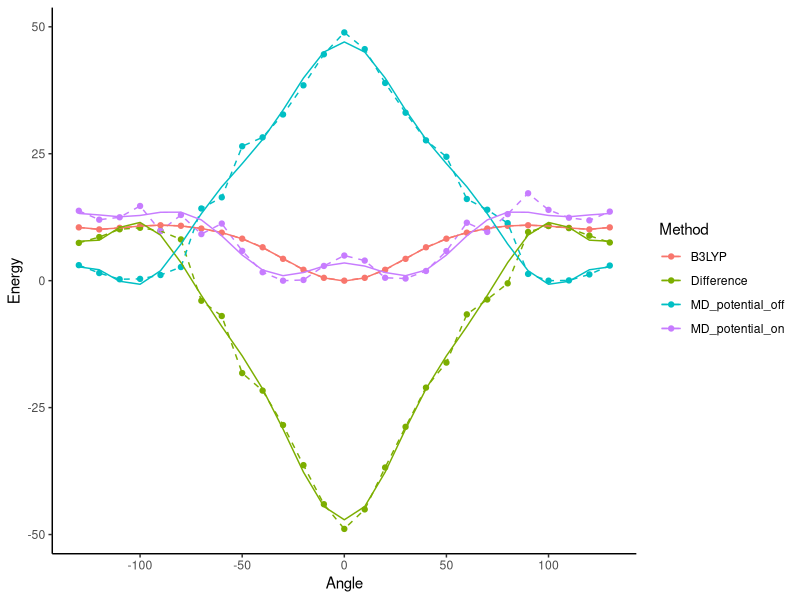
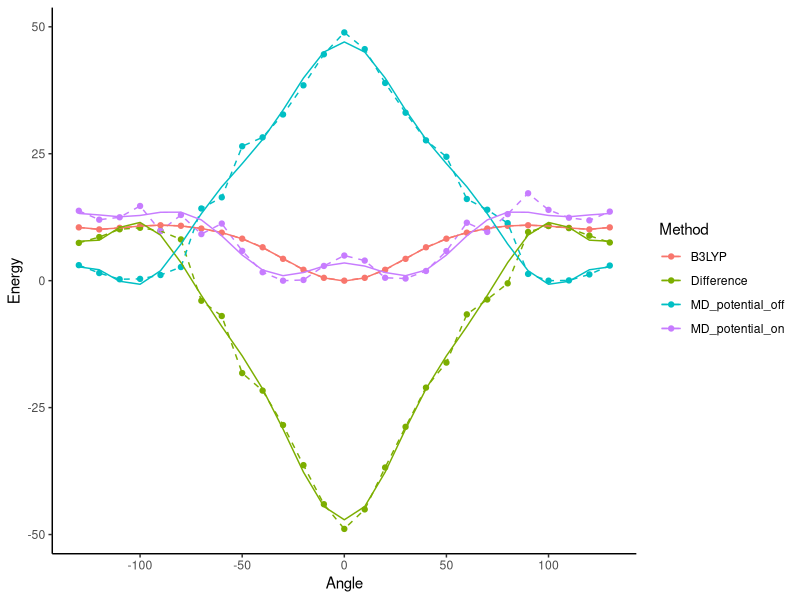
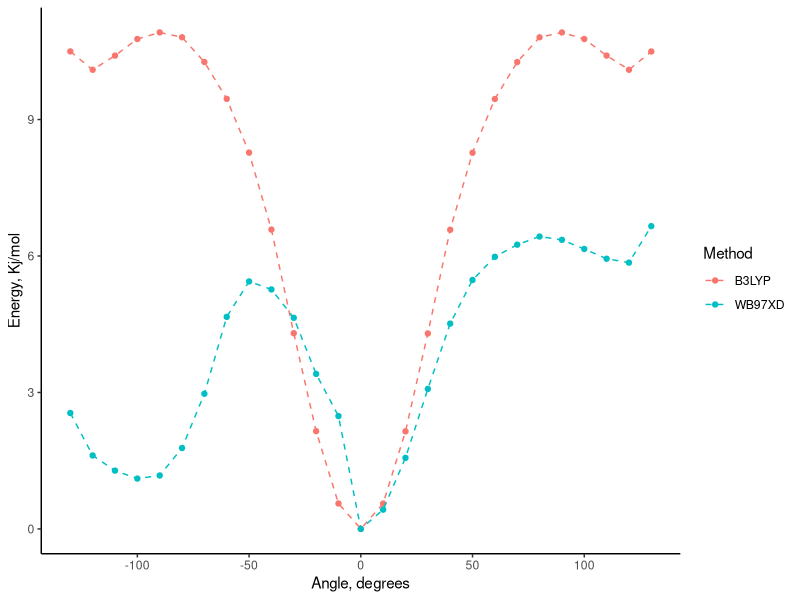

Write R code to recreate these figures, in order.
library('tidyverse')


RB <- function(C0,C1,C2,C3,C4,C5,Angle){
	V <- C0*cos(Angle)^0 + 
		C1*cos(Angle*0.0174533)^1 + 
		C2*cos(Angle*0.0174533)^2 + 
		C3*cos(Angle*0.0174533)^3 + 
		C4*cos(Angle*0.0174533)^4 + 
		C5*cos(Angle*0.0174533)^5
	return(V)
}

RB_fit <- function(D) {
	nls(Energy~RB(C0,C1,C2,C3,C4,C5,Angle), 
		start=list(C0=0,C1=300,C2=-30,C3=0,C4=10,C5=10), 
		data=D,
		weights=(1/(Error^2+1))) 
}

bin <- function(D,n){
	binned <- data.frame(Angle=0, Energy=0)	
	bin_size <- as.integer(nrow(D)/n)
	for (i in 0:n){
		j <- i * bin_size
		binned[i,1] = mean(D[j:j+bin_size,1])
		binned[i,2] = mean(D[j:j+bin_size,2])
	}
	return(binned)
}


gaussian_b3lyp <- read.table("b3lyp_data.txt") %>% 
	rename(Angle=V1, Energy=V2) %>%
	mutate(Angle = round(Angle)) %>% 
	mutate(Method="B3LYP") %>%
	mutate(Energy= Energy*27211.4/10.36) %>%
	mutate(Energy = Energy - min(Energy)) %>%
	mutate(Angle = ifelse((Angle>180 & Angle<360),Angle-360,Angle)) %>%
	filter(Angle>-131, Angle<131) %>%
	arrange(Angle) %>%
	mutate(Error=1)

gaussian_w <- read.table("w_data.txt") %>% 
	rename(Angle=V1, Energy=V2) %>%
	mutate(Angle = round(Angle)) %>% 
	mutate(Method="WB97XD") %>%
	mutate(Energy= Energy*27211.4/10.36) %>%
	mutate(Energy = Energy - min(Energy)) %>%
	mutate(Angle = ifelse((Angle>180 & Angle<360),Angle-360,Angle)) %>%
	filter(Angle>-131, Angle<131) %>%
	arrange(Angle) %>%
	mutate(Error=1) 

MD_scan_off <- read.table("MD_scan_off.txt") %>%
	rename(Angle=V1, Energy=V2) %>%
	mutate(Method="MD_potential_off") %>%
	mutate(Energy = Energy - min(Energy)) %>%
	filter(Angle>-131, Angle<131) %>%
	mutate(Error=1)

MD_scan_on <- read.table("MD_scan_on.txt") %>%
	rename(Angle=V1, Energy=V2) %>%
	mutate(Method="MD_potential_on") %>%
	mutate(Energy = Energy - min(Energy)) %>%
	filter(Angle < 131 & Angle > -131) %>%
	mutate(Error=1)

QCC_MD_Diff <- as_tibble(data.frame(matrix(nrow=27,ncol=2))) %>%
	rename(Angle=X1, Energy=X2) %>%
	mutate(Angle = MD_scan_off$Angle) %>% 
	mutate(Energy = gaussian_b3lyp$Energy - MD_scan_off$Energy) %>%	
	mutate(Method="Difference") %>%
	mutate(Error=1)

Data <- bind_rows(gaussian_b3lyp, MD_scan_off, QCC_MD_Diff, MD_scan_on) %>%
	group_by(Method) %>% 
	nest() %>%
	mutate(
		model = map(data, RB_fit),
		fit = map(model, predict)
	) %>% 
	unnest(c(data, fit))

Data %>% filter(Energy < 60) %>% 
	ggplot(aes(x=Angle, color=Method)) +
		geom_point(aes(y=Energy)) +
		geom_line(aes(y=Energy), linetype="dashed") + 
		geom_line(aes(y=fit)) + 
		theme_classic() 
		ggsave("Energy_MD.pdf") 

Data %>% filter(Method=="Difference") %>%
	group_by(Method) %>%
	nest() %>%
	mutate(model = map(data,RB_fit),
                coefs = map(model,coefficients),
                C0 = coefs[[1]][[1]],
                C1 = coefs[[1]][[2]],
                C2 = coefs[[1]][[3]],
                C3 = coefs[[1]][[4]],
	        C4 = coefs[[1]][[5]],
                C5 = coefs[[1]][[6]]) %>% print()


#as_tibble(data.frame(matrix(nrow=27,ncol=2))) %>%
#	rename(Angle=X1, Energy=X2) %>%
#	mutate(Angle = MD_scan_off$Angle) %>% 
#	mutate(Energy = gaussian_b3lyp$Energy - MD_scan_off$Energy) %>%
#	filter(Energy>-60) %>%
#	mutate(Method="Difference") %>% 
#	group_by(Method) %>% 
#	nest() %>%
#	mutate(model = map(data,RB_fit),
#		coefs = map(model,coefficients),
#		C0 = coefs[[1]][[1]],
#		C1 = coefs[[1]][[2]],
#		C2 = coefs[[1]][[3]],
#		C3 = coefs[[1]][[4]],
#		C4 = coefs[[1]][[5]],
#		C5 = coefs[[1]][[6]]) %>% print() 

 
QCCdata <- bind_rows(gaussian_b3lyp,gaussian_w) %>%
	filter(Energy < 60) %>%
	ggplot(aes(x=Angle, y=Energy, color=Method)) + 
		geom_point() +
		geom_line(linetype="dashed") +   
		labs(y="Energy, Kj/mol", x="Angle, degrees") +
		theme_classic()
		ggsave("Energy_QCC.pdf")
 
